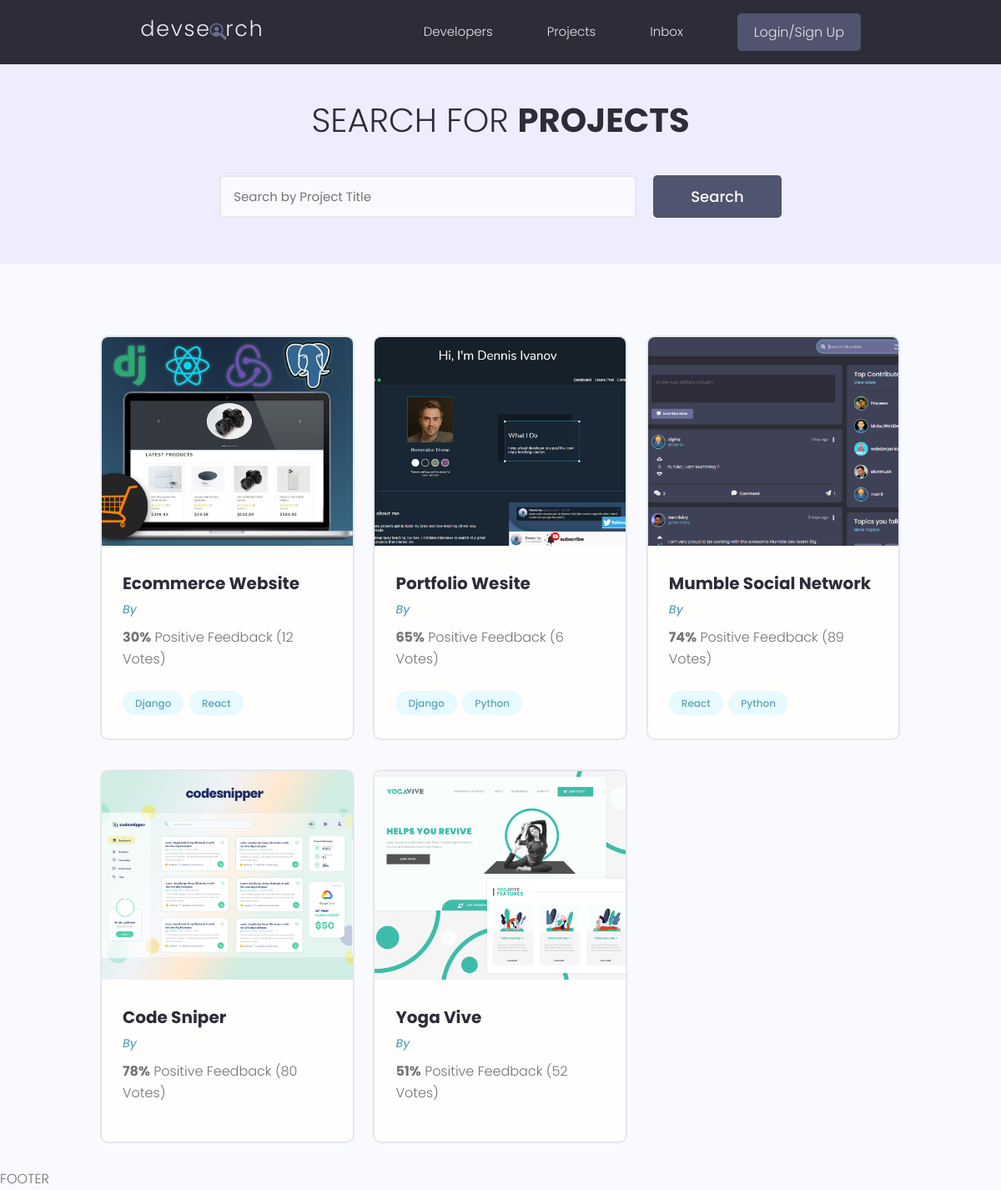
Before: /projects/ with the older database file.
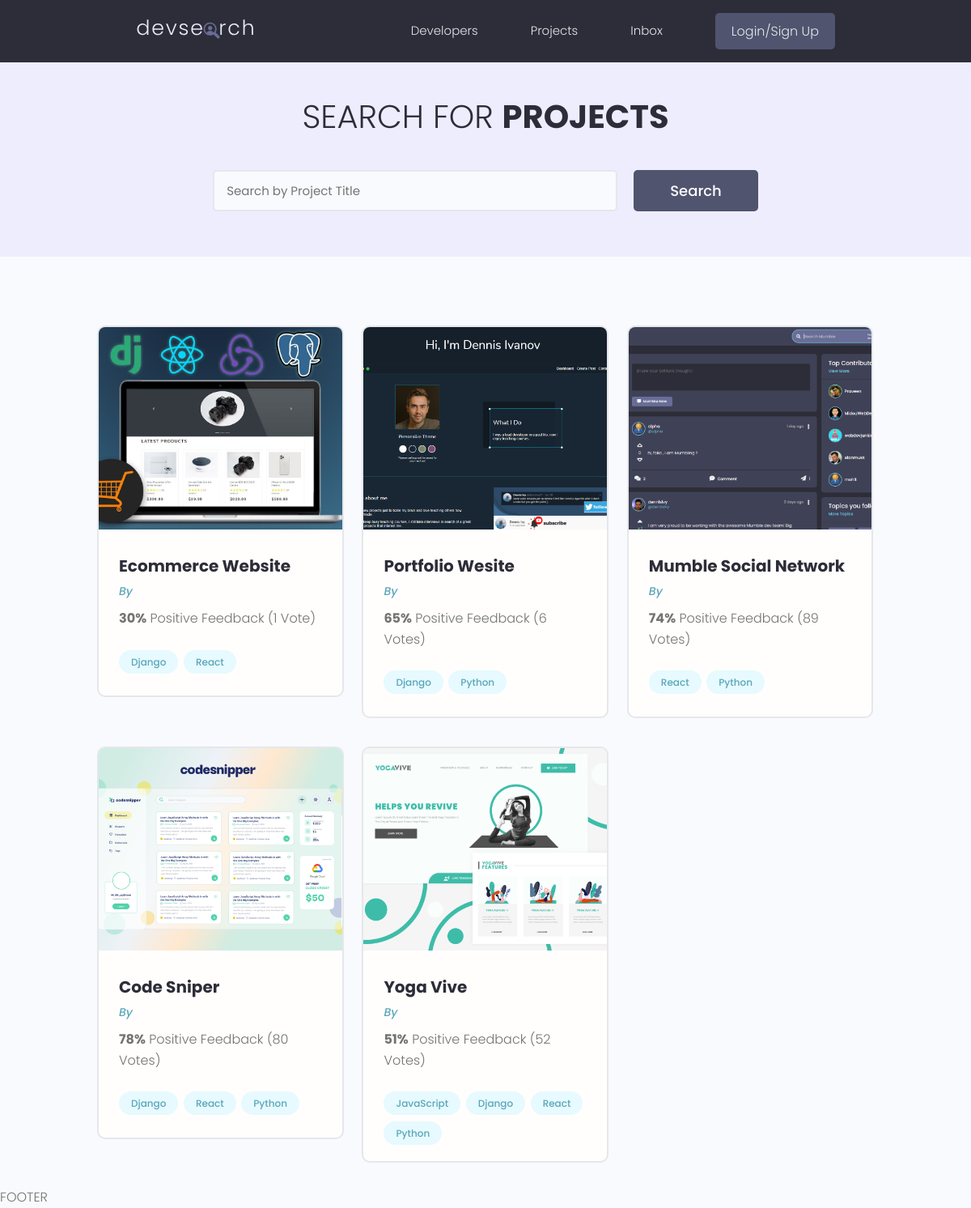
After: the same page with the newer database file.
### projects/models.py (models this page shows, shortened)
class Project(models.Model):
    owner = models.ForeignKey(Profile, null=True, blank=True, on_delete=models.SET_NULL)
    title = models.CharField(max_length=200)
    description = models.TextField(null=True, blank=True) # not necessary
    featured_image = models.ImageField(null=True, blank=True, default="default.jpg")
    demo_link = models.CharField(max_length=2000, null=True, blank=True)
    source_link = models.CharField(max_length=2000, null=True, blank=True)
    tag = models.ManyToManyField('Tag', blank=True)
    vote_total = models.IntegerField(default=0, null=True, blank=True)
    vote_ratio = models.IntegerField(default=0, null=True, blank=True)
    created = models.DateTimeField(auto_now_add=True)
    id = models.UUIDField(default=uuid.uuid4, unique=True, primary_key=True, editable=False)

class Tag(models.Model):
    name = models.CharField(max_length=200)
    created = models.DateTimeField(auto_now_add=True)
    id = models.UUIDField(default=uuid.uuid4, unique=True, primary_key=True, editable=False)
    def __str__(self):
        return self.name

### projects/views.py (the view)
# urls.py: path('projects/', include('projects.urls')),
def projects(request):
    projects = Project.objects.all()
    context = {'projects' : projects}
    return render(request, 'projects/projects.html',context)

### projects/templates/projects/projects.html (shortened to what this page needs)
{% extends "main.html"%}
{% block content %}
<main class="projects">
    <section class="hero-section text-center">
      <div class="container container--narrow">
        <div class="hero-section__box">
          <h2>Search for <span>Projects</span></h2>
        </div>
        <div class="hero-section__search">
          <form class="form" action="#" method="get">
            <div class="form__field">
              <input class="input input--text" id="formInput#search" type="text" name="text"
                placeholder="Search by Project Title" />
            </div>
            <input class="btn btn--sub btn--lg" type="submit" value="Search" />
          </form>
        </div>
      </div>
    </section>
    <section class="projectsList">
      <div class="container">
        <div class="grid grid--three">
          {% for project in projects%}
          <div class="column">
            <div class="card project">
              <a href={% url 'project' project.id%} class="project">
                <img class="project__thumbnail" src="{{project.featured_image.url}}" alt="project thumbnail" />
                <div class="card__body">
                  <h3 class="project__title">{{project.title}}</h3>
                  <p><a class="project__author" href={% url 'user-profile' project.owner.id%}>By {{project.owner.name}}</a></p>
                  <p class="project--rating">
                    <span style="font-weight: bold;">{{project.vote_ratio}}%</span> Positive
                    Feedback ({{project.vote_total}} Vote{{project.vote_total|pluralize:"s"}})
                  </p>
                  <div class="project__tags">
                    {% for tag in project.tag.all%}
                    <span class="tag tag--pill tag--main">
                      <small>{{tag}}</small>
                    </span>
                    {% endfor %}
                  </div>
                </div>
              </a>
            </div>
          </div>
          {% endfor %}
        </div>
      </div>
    </section>
</main>
{% endblock %}

Changed rows visible on the page:
changed Project "Ecommerce Website": vote_total "12" → "1"
changed Project "Code Sniper": gains Tag (name "Django"); gains Tag (name "React"); gains Tag (name "Python")
changed Project "Yoga Vive": gains Tag (name "JavaScript"); gains Tag (name "Django"); gains Tag (name "React"); gains Tag (name "Python")
